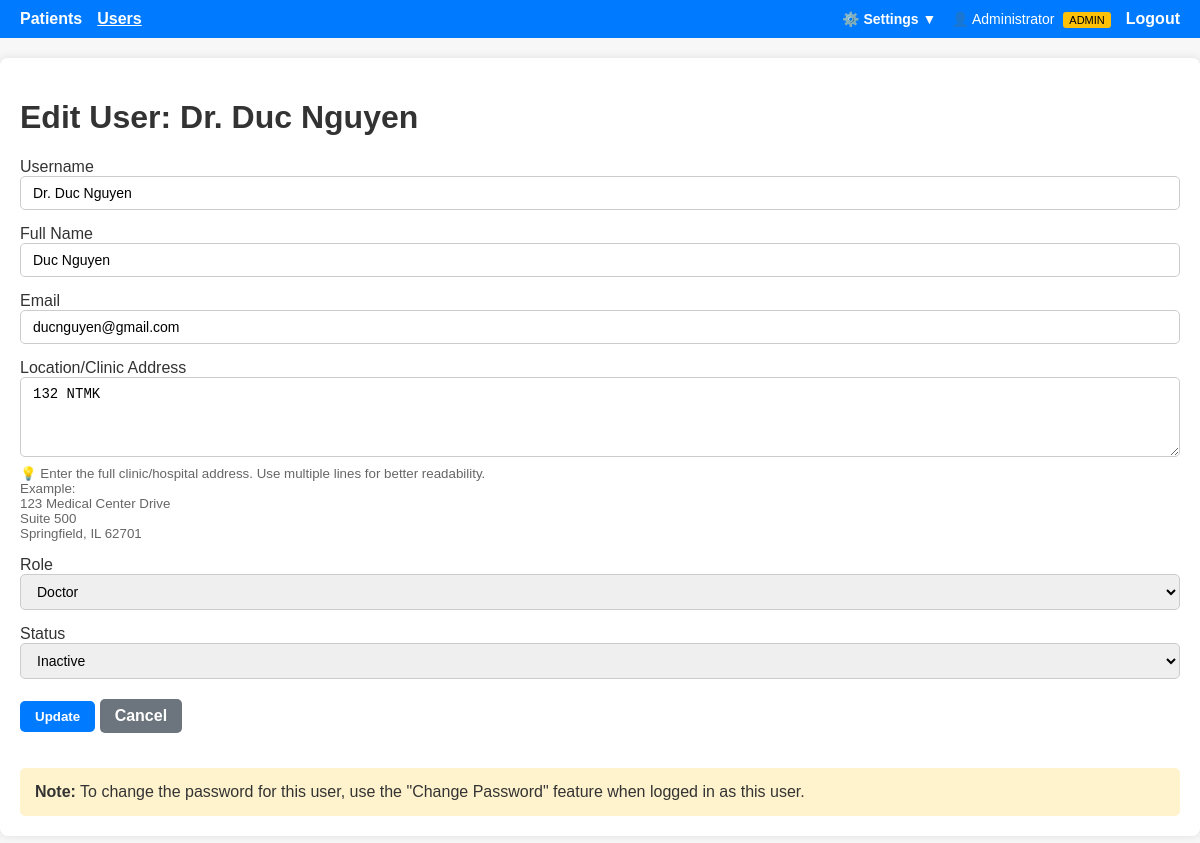
/users/4/edit (signed in), run on the app's committed database.
### doctor_app/models.py (models this page shows, shortened)
class User(UserMixin, db.Model):
    id = db.Column(db.Integer, primary_key=True)
    username = db.Column(db.String(80), unique=True, nullable=False)
    password_hash = db.Column(db.String(255), nullable=False)
    role = db.Column(db.String(20), default="doctor")  # 'admin' or 'doctor'
    full_name = db.Column(db.String(120), nullable=True)
    email = db.Column(db.String(120), nullable=True)
    location = db.Column(
        db.String(255), nullable=True
    )  # UPDATED: Increased to 255 for full addresses
    created_at = db.Column(db.DateTime, default=datetime.utcnow)
    is_active = db.Column(db.Boolean, default=True)
    visits = db.relationship(
        "Visit", backref="creator", lazy=True, foreign_keys="Visit.created_by"
    )
    patients = db.relationship("Patient", backref="primary_doctor", lazy=True)
    def is_admin(self):
        return self.role == "admin"

### doctor_app/auth/routes.py (the view, shortened to what this page needs)
@bp.route("/users/<int:user_id>/edit", methods=["GET", "POST"])
@login_required
@admin_required
def edit_user(user_id):
    user = User.query.get_or_404(user_id)
    form = EditUserForm(obj=user)
    return render_template("auth/edit_user.html", form=form, user=user)

### doctor_app/auth/forms.py
class EditUserForm(FlaskForm):
    username = StringField("Username", validators=[DataRequired(), Length(max=80)])
    full_name = StringField("Full Name", validators=[DataRequired(), Length(max=120)])
    email = StringField("Email", validators=[Optional(), Email(), Length(max=120)])
    location = TextAreaField(
        "Location/Clinic Address",
        validators=[Optional(), Length(max=255)],
        render_kw={
            "rows": 3,
            "placeholder": "Enter full address:\nStreet\nCity, State ZIP",
        },
    )
    role = SelectField("Role", choices=[("doctor", "Doctor"), ("admin", "Admin")])
    is_active = SelectField(
        "Status",
        choices=[(True, "Active"), (False, "Inactive")],
        coerce=lambda x: x == "True",
    )
    submit = SubmitField("Update")

### doctor_app/auth/routes.py (called while the page is built)
def admin_required(f):
    @wraps(f)
    def decorated_function(*args, **kwargs):
        if not current_user.is_authenticated or not current_user.is_admin():
            flash("You need admin privileges to access this page", "danger")
            return redirect(url_for("patients.list_patients"))
        return f(*args, **kwargs)
    return decorated_function

@login_manager.user_loader
def load_user(user_id):
    return User.query.get(int(user_id))

### doctor_app/templates/auth/edit_user.html (shortened to what this page needs)
{% extends 'base.html' %}
{% block content %}
<h1>Edit User: {{ user.username }}</h1>
<form method="post">
    <div class="form-group">
        {{ form.username.label }}
        {{ form.username(class="form-control") }}
    </div>
    <div class="form-group">
        {{ form.full_name.label }}
        {{ form.full_name(class="form-control") }}
    </div>
    <div class="form-group">
        {{ form.email.label }}
        {{ form.email(class="form-control") }}
    </div>
    <div class="form-group">
        {{ form.location.label }}
        {{ form.location(class="form-control", style="resize: vertical; min-height: 80px;") }}
        <small style="color: #666; display: block; margin-top: 5px;">
            💡 Enter the full clinic/hospital address. Use multiple lines for better readability.
            <br>Example:<br>
            123 Medical Center Drive<br>
            Suite 500<br>
            Springfield, IL 62701
        </small>
    </div>
    <div class="form-group">
        {{ form.role.label }}
        {{ form.role(class="form-control") }}
    </div>
    <div class="form-group">
        {{ form.is_active.label }}
        {{ form.is_active(class="form-control") }}
    </div>
    {{ form.submit(class="btn") }}
    <a href="{{ url_for('auth.list_users') }}" class="btn" style="background: #6c757d;">Cancel</a>
</form>
<div style="margin-top: 30px; padding: 15px; background: #fff3cd; border-radius: 5px;">
    <strong>Note:</strong> To change the password for this user, use the "Change Password" feature when logged in as this user.
</div>
{% endblock %}

### doctor_app/templates/base.html (shortened to what this page needs)
<!doctype html>
<html lang="en">
<head>
  <link rel="stylesheet" href="{{ url_for('static', filename='style.css') }}">
</head>
<body>
  <nav>
    <a href="{{ url_for('patients.list_patients') }}" class="{% if request.endpoint == 'patients.list_patients' %}active{% endif %}">Patients</a>
    {% if current_user.is_admin() %}
    <a href="{{ url_for('auth.list_users') }}" class="{% if request.endpoint in ['auth.list_users', 'auth.register', 'auth.edit_user'] %}active{% endif %}">Users</a>
    {% endif %}
    <div style="margin-left: auto; display: flex; align-items: center; gap: 15px;">
      <div class="dropdown" id="settingsDropdown">
        <button class="dropdown-button" onclick="toggleDropdown()">⚙️ Settings ▼</button>
      </div>
      <span style="color: #fff; font-size: 14px;">
        👤 {{ current_user.full_name or current_user.username }}
        {% if current_user.is_admin() %}<span style="background: #ffc107; color: #000; padding: 2px 6px; border-radius: 3px; font-size: 11px; margin-left: 5px;">ADMIN</span>{% endif %}
      </span>
      <a href="{{ url_for('auth.logout') }}">Logout</a>
    </div>
  </nav>
  <main>
    {% block content %}{% endblock %}
  </main>
</body>
</html>

### doctor_app/static/style.css (style rules this page uses)
body { font-family: Arial; background: #f7f7f7; color: #333; margin: 0; padding: 0; }
main { max-width: 1200px; margin: 20px auto; padding: 20px; background: #fff; border-radius: 8px; box-shadow: 0 0 8px rgba(0,0,0,0.1); }
nav { background: #007bff; padding: 10px 20px; display: flex; gap: 15px; }
nav a { color: #fff; text-decoration: none; font-weight: bold; }
nav a:hover, nav a.active { text-decoration: underline; }
.btn { padding: 8px 15px; border-radius: 5px; background: #007bff; color: #fff; text-decoration: none; font-weight: bold; display: inline-block; margin: 5px 0; cursor: pointer; border: none; }
.form-group { margin-bottom: 15px; }
input[type="text"], input[type="password"], input[type="date"], input[type="file"], textarea, select { padding: 8px 12px; font-size: 14px; border-radius: 5px; border: 1px solid #ccc; width: 100%; box-sizing: border-box; }
textarea { resize: vertical; }
select { cursor: pointer; }

### doctor_app/templates/base.html (style rules this page uses)
.dropdown { position: relative; display: inline-block; }
.dropdown-button { background: none; border: none; color: #fff; text-decoration: none; font-weight: bold; cursor: pointer; padding: 0; font-size: 14px; font-family: Arial; }

### data on the page
User: full_name "Administrator"
User: username "Dr. Duc Nguyen", full_name "Duc Nguyen", email "ducnguyen@gmail.com", location "132 NTMK", role "Doctor", is_active "Inactive"
